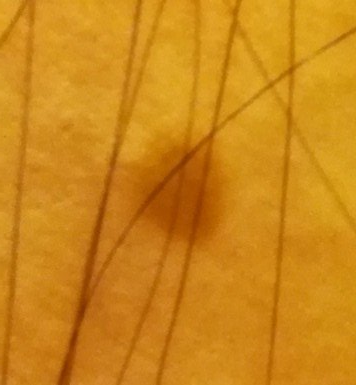
#> input picture HairRemoval/ava1.jpg, 356 x 385 px, given as the content of the folder Desktop/KSU/Year 4/Spring 2020/Senior Project/MelanomaImages, which was not available
$ jupyter execute --allow-errors all_image_hair_removal.ipynb   (text cells are left out)
#> lines starting #> are read from the running program, lines starting #| are printed output that depends on the picture; after the words box and inside, x2 and y2 are one past the last pixel; in counts of white or black regions, pixels touching at a corner belong together; pictures that were not available may be replaced by others from this repository, and a replacement may not be noted
[cell 1]
import matplotlib.pyplot as plt
import matplotlib.image as mpimg
import cv2
import matplotlib.pyplot as plt
from matplotlib.colors import hsv_to_rgb
import numpy as np
from mpl_toolkits.mplot3d import Axes3D
from matplotlib import cm
from matplotlib import colors
import colorsys
imageNames = [
    "5436e3c6bae478396759f233.jpg",
    "5aaf1253116597691362835b.jpg",
    "5aaf12ba116597691362b671.jpg",
    "5aaf13841165976913631d42.jpg",
    "5aaf1320116597691362ea91.jpg",
    "5592cfca9fc3c131551458e7.jpg",
    "5436e3b8bae478396759f18d.jpg"
]

[cell 2]
import os
import glob
img_dir = "C:/Users/ava/Desktop/KSU/Year 4/Spring 2020/Senior Project/MelanomaImages" # Enter Directory of all images
data_path = os.path.join(img_dir,'*g')
files = glob.glob(data_path)
data = []

for f1 in files:
    img = cv2.imread(f1)
#> img is the input picture: shape (385, 356, 3); mean B, G, R 24.7, 134.8, 204.2
    data.append(img)

print(len(data))
#| 1

[cell 3]
# [4 lines left out: function zipEdgeCoordinates, not called in this run]

[cell 4]
# [5 lines left out: function blackHighlights, not called in this run]

[cell 5]
# [16 lines left out: function getCoordinates, not called in this run]

[cell 6]
from statistics import mean
from random import randint
# [27 lines left out: function blurHairs, not called in this run]

[cell 7]
def removeHair(bitImage, image):
    edges = cv2.Canny(bitImage,100,200)
    edges2 =cv2.bilateralFilter(edges,10,350,9)
#     edgeCoordinages = zipEdgeCoordinates(edges2)
#     blackLinesImage = blackHighlights(image, edgeCoordinages)
    return cv2.bilateralFilter(edges,10,350,9)
#     finalImage = blurHairs(image, edgeCoordinages, blackLinesImage)
#     return finalImage

[cell 8]
imName = imageNames[0]
removeHair(cv2.imread(imName, 0), cv2.cvtColor(cv2.imread(imName), cv2.COLOR_BGR2RGB))
#> in removeHair, `edges = cv2.Canny(bitImage,100,200)`:
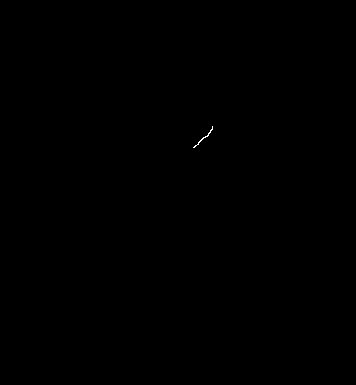
#> edges: shape (385, 356); 0.03% white in thin lines or dots, all inside (x1, y1, x2, y2) = (193, 126, 213, 148)
#> in removeHair, `edges = cv2.Canny(bitImage,100,200)`:
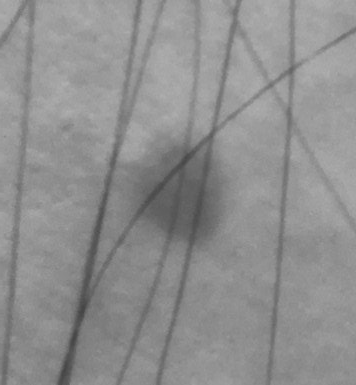
#> bitImage: shape (385, 356); min 68, max 178, mean 143
#> (the rest of this cell did not finish here and is left out)

[cell 9]
def greenHighlights2(imageIndex, coordinates):
#     indices = np.where(edges != [0])
#     coordinates = zip(indices[0], indices[1])
    im = cv2.imread(imageNames[imageIndex])
    img2 =  cv2.cvtColor(im, cv2.COLOR_BGR2RGB)

    for c in coordinates:
        img2[c[0], c[1]] = (0,0,0)

    return img2

[cell 10]
def zipCoordinates(edges):
    indices = np.where(edges != [0])
    coordinates = zip(indices[0], indices[1])
    return coordinates

[cell 11]
def getCoordinates(index, radius, w, h):
#     startingCorner = [index[0] - radius, index[1] - radius]
    result = []
    for i in range(index[0] - radius, index[0] + radius + 1):
        if i >= h:
            break
        if i >= 0:
            for j in range(index[1] - radius, index[1] + radius + 1):
                if j >= w:
                    break
                if j >= 0:
                    result.append([i, j])


#     print(result)
    return result

[cell 12]
from statistics import mean

def blurHairs2(img, edges, imageWithBlack):

    indices = np.where(edges != [0])
    coordinates = zip(indices[0], indices[1])
    img2 = img
    h, w, c = img2.shape

    for c in coordinates:
        x = c[0]
        y = c[1]
        r = 0
        g = 0
        b = 0
        count = 0

        tempCoordinates = getCoordinates([x,y], 10, w, h)#[[x, y+1], [x, y-1], [x+1, y], [x+1, y+1], [x+1, y-1], [x-1, y], [x-1, y+1], [x-1, y-1]]
        for c2 in tempCoordinates:
            x2 = c2[0]
            y2 = c2[1]
            try:
                if imageWithBlack[x2, y2][0] != 0 and imageWithBlack[x2, y2][1] != 0 and imageWithBlack[x2, y2][2] != 0:
                    r = r + img2[x2, y2][0]
                    g = g + img2[x2, y2][1]
                    b = b + img2[x2, y2][2]
                    count = count + 1
            except:
                exceptions = exceptions + 1

        if count > 0:
            img2[x,y] = [r/count, g/count, b/count]
    return img2

[cell 13]
imageIndex = 0

im = cv2.imread(imageNames[imageIndex])
img =  cv2.cvtColor(im, cv2.COLOR_BGR2RGB)

image = cv2.imread(imageNames[imageIndex],0) # load as 1-channel 8bit grayscale
edges = cv2.Canny(image,100,200)
edges2 =cv2.bilateralFilter(edges,10,350,9)
edgeCoordinates = zipCoordinates(edges2)
#> in zipCoordinates, `indices = np.where(edges != [0])`: indices = 413 positions, rows 121 to 152, columns 188 to 217
blackHighlights = greenHighlights2(imageIndex, edgeCoordinates)
#> after the loop in greenHighlights2, `for c in coordinates:`:
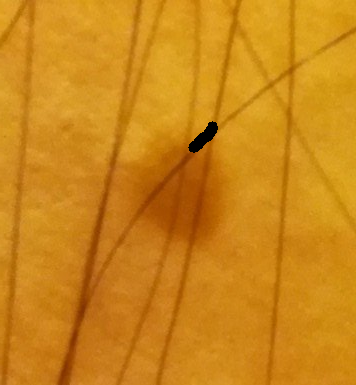
#> img2: shape (385, 356, 3); mean R, G, B 203.6, 134.5, 24.7
final = blurHairs2(img, edges2, blackHighlights)
#> the loop in blurHairs2, `for c in coordinates:` made 413 passes
#> (x, y) on passes 1 to 3: (121, 212), (122, 209), (122, 210)
#> after the loop in blurHairs2, `for c in coordinates:`: img2: shape (385, 356, 3); mean R, G, B 204.2, 134.8, 24.8
imgplot = plt.imshow(final)

[cell 14]
#----- Python example program for applying a maximum filter to a digital image -----
from PIL import Image
from PIL import ImageFilter

# Method to apply the filter
def applyMaximumFilter(image):
    return image.filter(ImageFilter.MaxFilter);

# Load the image
imagePath   = "./raindrops.jpg";
imageObject = Image.open(imageNames[0]);
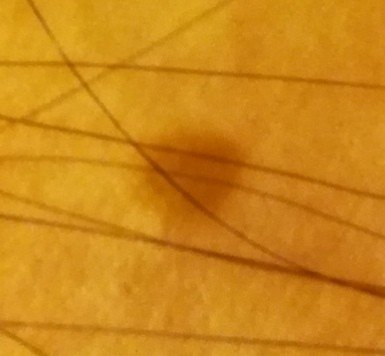
#> imageObject: PIL image 385x356 RGB; mean R, G, B 204.2, 134.8, 24.7
plt.imshow(imageObject)

# Apply maximum filter
filterApplied = imageObject;
for i in range(0, 10):
    print(i);
    filterApplied = applyMaximumFilter(filterApplied);
#> this loop made 10 passes
#> pass 2, `filterApplied = applyMaximumFilter(filterApplied);`:
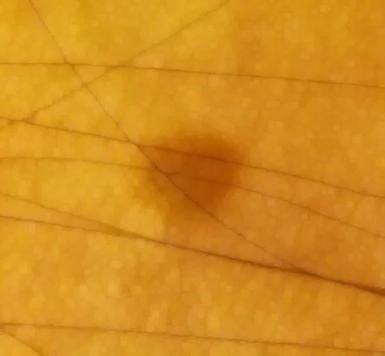
#> filterApplied: PIL image 385x356 RGB; mean R, G, B 210.2, 141, 30.7
#> after the loop:
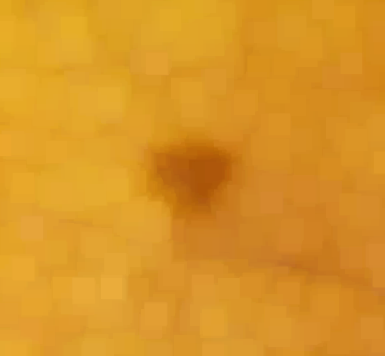
#> filterApplied: PIL image 385x356 RGB; mean R, G, B 217.7, 149.5, 38.5

# Display images
imageObject.show();
filterApplied.show();

[cell 15]
imageIndex = 0

im = cv2.imread(imageNames[imageIndex])
img =  cv2.cvtColor(im, cv2.COLOR_BGR2RGB)

image = cv2.imread(imageNames[imageIndex],0) # load as 1-channel 8bit grayscale
edges = cv2.Canny(image,100,200)
edges2 =cv2.bilateralFilter(edges,10,350,9)

edgeCoordinates = zipCoordinates(edges2)

blackHighlights = greenHighlights2(imageIndex, edgeCoordinates)
# [8 lines of commented-out code are left out]

[cell 16]
row = 1
col = 5

fig2, axs = plt.subplots(row,col,  figsize=(15,5))
fig2.suptitle('Filters')

axs[0].set_title('Image')
axs[0].imshow(blackHighlights, cmap='gray')

new_img = cv2.resize(blackHighlights,None, fx = 10, fy = 10, interpolation = cv2.INTER_AREA)

axs[1].set_title('boxFilter')
axs[1].imshow(new_img)

axs[2].set_title('Erode')
grayimg = cv2.cvtColor(blackHighlights, cv2.COLOR_RGB2GRAY)
#> (the rest of this cell did not finish here and is left out)

[cell 17]
from statistics import mean

# [35 lines left out: function blurHairs3, not called in this run]

[cell 18]
from statistics import mean

def findAverageColor(image, x, y, radius):
    count = 0
    r = 0
    g = 0
    b = 0
    for i in range(x - radius, y + radius + 1):
        if i >= h:
            break
        if i >= 0:
            for j in range(x - radius, y + radius + 1):
                if j >= w:
                    break
                if j >= 0:
                    n = image[i,j]
                    if(n[0] != 0 and n[1] != 0 and n[2] != 0):
#                         print(n)
#                         print(type(n))
                        r = r + n[0]
#                         print(r)
                        g = g + n[1]
                        b = b + n[2]
                        count = count + 1

        if count != 0:
            return [r/count, g/count, b/count]
        else:
            return np.array([0,0,0])


def blurHairs4(img, edges, imageWithBlack):

    indices = np.where(edges != [0])
    coordinates = zip(indices[0], indices[1])

    img2 = img
    h, w, c = img2.shape

    radius = 10

    prevX = 0
    prevY = 0

    print("avg", findAverageColor(imageWithBlack, prevX, prevY, 20))
    print("avg", type(findAverageColor(imageWithBlack, prevX, prevY, 20)))
    averageColor = findAverageColor(imageWithBlack, prevX, prevY, 15)

    countSinceLastUpdatedAverage = 0

    updateLimit = 10

    for c in coordinates:
        x = c[0]
        y = c[1]

        if (x != prevX and y != prevY) or countSinceLastUpdatedAverage >= updateLimit or np.count_nonzero(averageColor) > 0:
            averageColor = findAverageColor(imageWithBlack, x, y, 15)
            countSinceLastUpdatedAverage = 0
        else:
            countSinceLastUpdatedAverage = countSinceLastUpdatedAverage + 1
            prevX = x
            prevY = y

        if np.count_nonzero(averageColor) > 0:
            img2[x,y] = averageColor


    return img2

[cell 19]
imageIndex = 0

im = cv2.imread(imageNames[imageIndex])
img =  cv2.cvtColor(im, cv2.COLOR_BGR2RGB)

image = cv2.imread(imageNames[imageIndex],0) # load as 1-channel 8bit grayscale
edges = cv2.Canny(image,100,200)
edges2 =cv2.bilateralFilter(edges,10,350,9)
edgeCoordinates = zipCoordinates(edges2)
blackHighlights = greenHighlights2(imageIndex, edgeCoordinates)
#> (the rest of this cell did not finish here and is left out)

#> after the loop in findAverageColor, `for i in range(x - radius, y + radius + 1):`: b = 0
imgplot = plt.imshow(final)

[cell 20]
imageIndex = 0

im = cv2.imread(imageNames[imageIndex])
img =  cv2.cvtColor(im, cv2.COLOR_BGR2RGB)

image = cv2.imread(imageNames[imageIndex],0) # load as 1-channel 8bit grayscale
edges = cv2.Canny(image,100,200)
edges2 =cv2.bilateralFilter(edges,10,350,9)
edgeCoordinates = zipCoordinates(edges2)
blackHighlights = greenHighlights2(imageIndex, edgeCoordinates)
#> (the rest of this cell did not finish here and is left out)

$ run again, on HairRemoval/rebekah.jpg
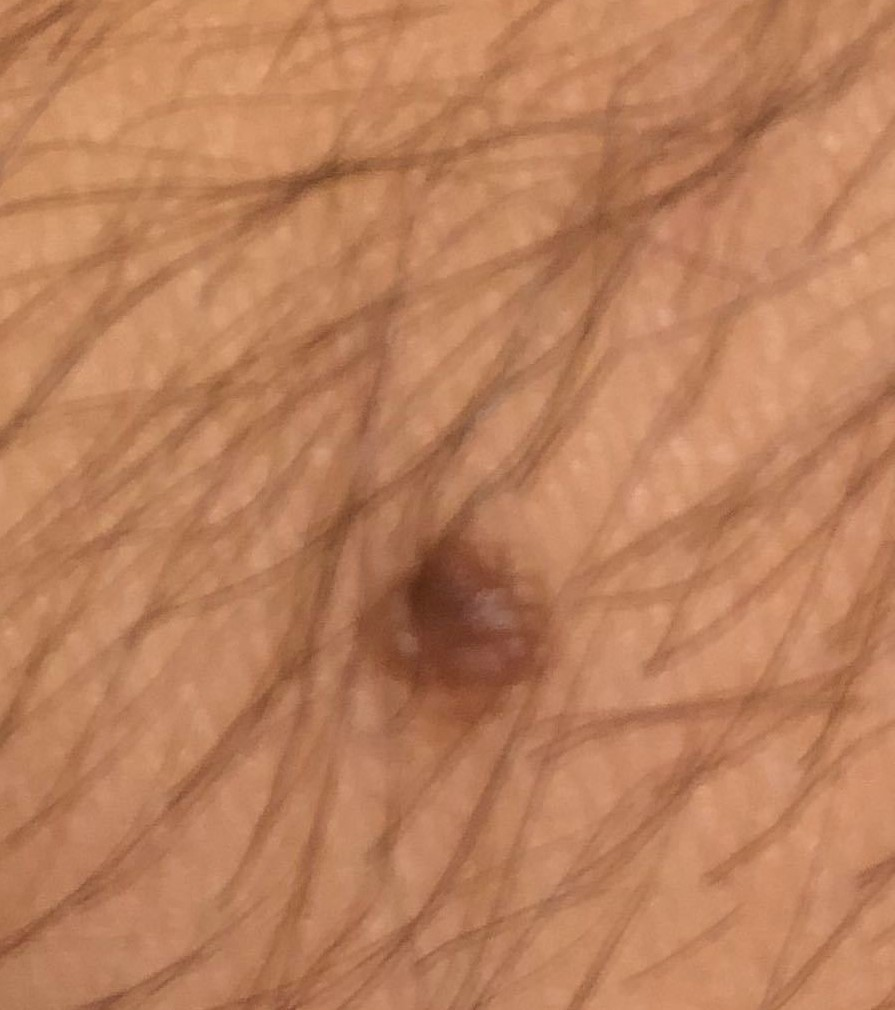
#> input picture HairRemoval/rebekah.jpg, 895 x 1010 px, given as the content of the folder Desktop/KSU/Year 4/Spring 2020/Senior Project/MelanomaImages, which was not available
#> img is the input picture: shape (1010, 895, 3); mean B, G, R 92.9, 128.8, 187.7
#| 1
#> edges: shape (1010, 895); every value is 0
#> in removeHair, `edges = cv2.Canny(bitImage,100,200)`:
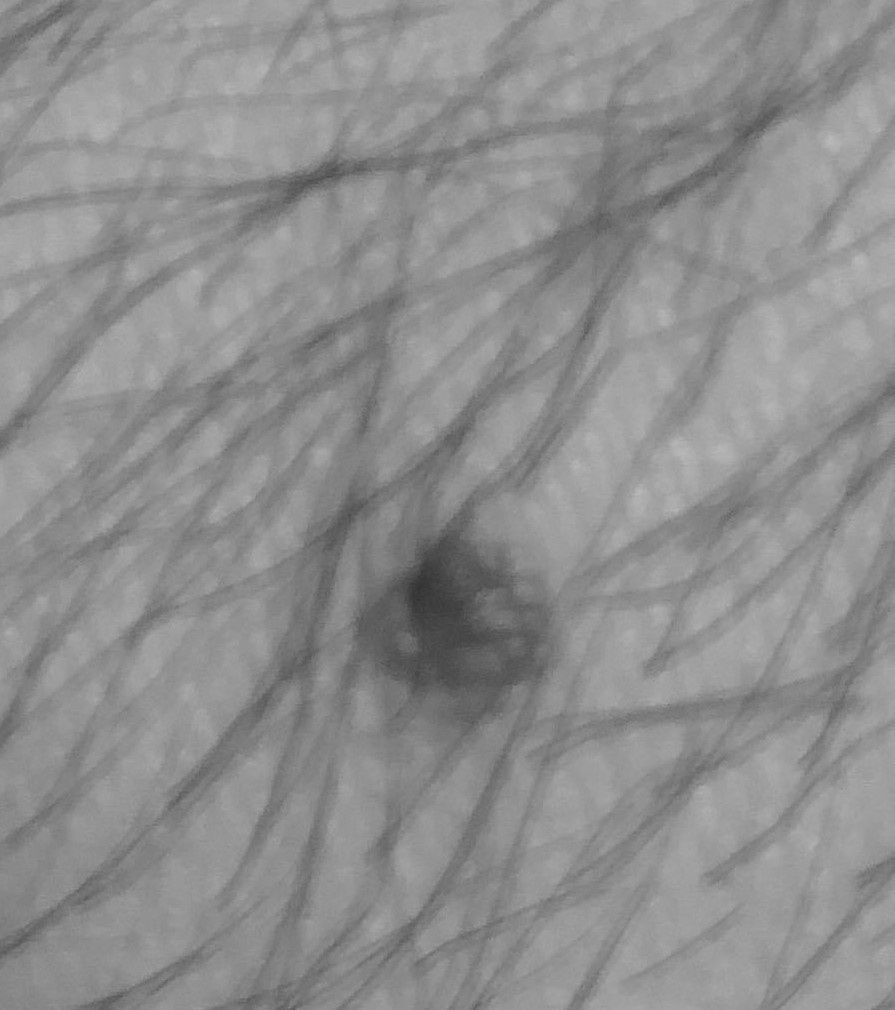
#> bitImage: shape (1010, 895); min 49, max 187, mean 142.4
#> in zipCoordinates, `indices = np.where(edges != [0])`: indices = (empty array, empty array)
#> after the loop `for i in range(0, 10):`:
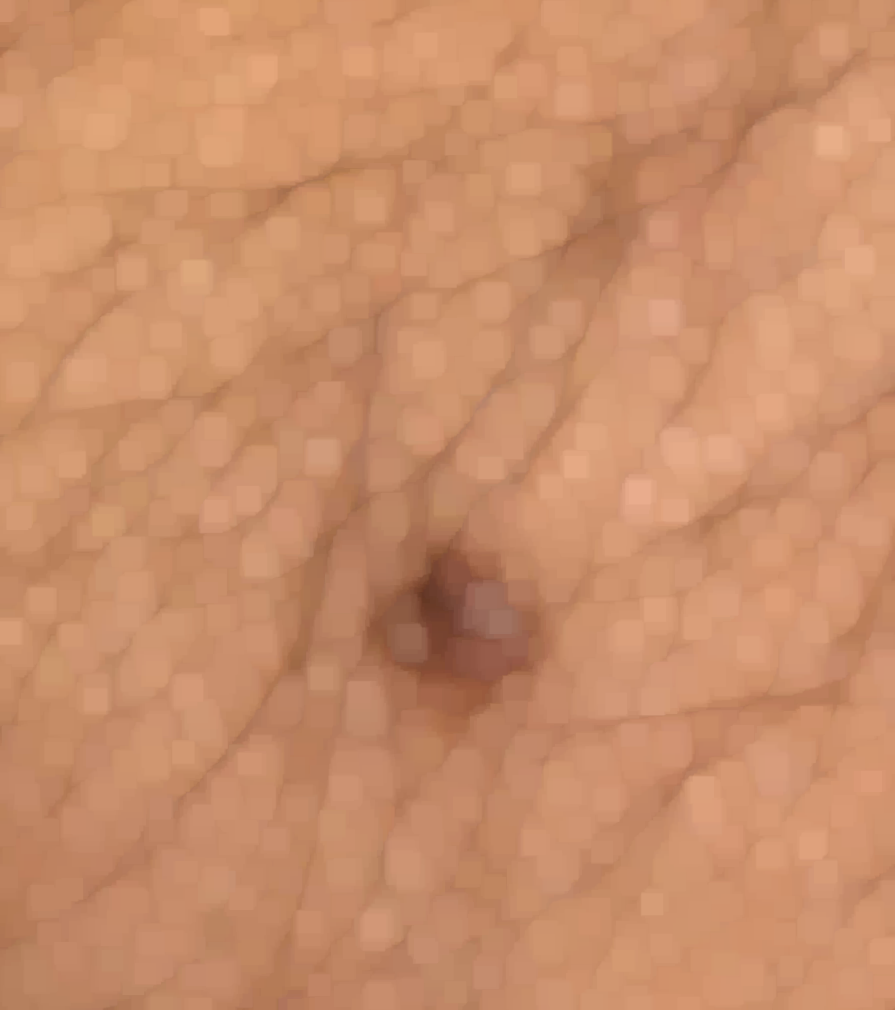
#> filterApplied: PIL image 895x1010 RGB; mean R, G, B 201.6, 142.4, 106.2
#> after the loop in findAverageColor, `for i in range(x - radius, y + radius + 1):`: b = 0
